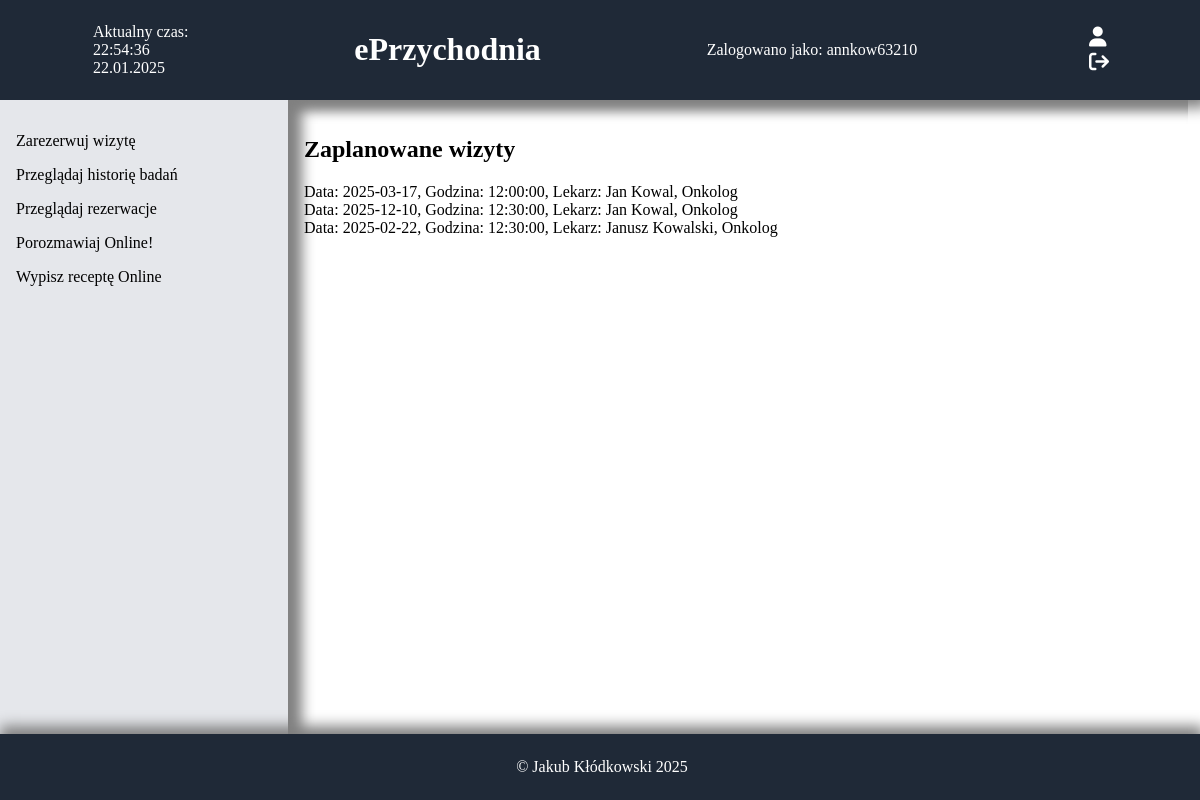
/przegladaj_rezerwacje.php, run on the app's committed database.
### tables this page shows
CREATE TABLE `zalogowani` (
  `login` char(11) DEFAULT NULL,
  `haslo` varchar(100) DEFAULT NULL,
  `kto` varchar(100) DEFAULT NULL
);

CREATE TABLE `rezerwacje` (
  `id_pacjenta` int(10) UNSIGNED DEFAULT NULL,
  `data` date DEFAULT NULL,
  `godzina` time DEFAULT NULL,
  `id_lekarza` int(10) UNSIGNED DEFAULT NULL
);

CREATE TABLE `pracownik` (
  `id_lekarza` int(10) UNSIGNED NOT NULL,
  `Imie` varchar(50) DEFAULT NULL,
  `Nazwisko` varchar(50) DEFAULT NULL,
  `Specjalizacja` varchar(100) DEFAULT NULL,
  `PWZ` varchar(100) DEFAULT NULL,
  `tel` char(9) DEFAULT NULL,
  `email` varchar(100) DEFAULT NULL,
  `stanowisko` varchar(100) NOT NULL,
  `login` char(9) DEFAULT NULL,
  `haslo` varchar(100) DEFAULT NULL
);

### przegladaj_rezerwacje.php (the view, shortened to what this page needs)
<!DOCTYPE html>
<html lang="pl">
<head>
    <link rel="stylesheet" href="https://cdnjs.cloudflare.com/ajax/libs/font-awesome/6.4.2/css/all.min.css">
    <link rel="stylesheet" href="style.css">
</head>
<body>
    <header>
    <div id="data"></div>
        <h1 class="text-xl font-bold text-center flex-1"><a href="index.php">ePrzychodnia</a></h1>
        <?php
            $connect = mysqli_connect("localhost", "root", "", "eprzychodnia");
            $query0 = "SELECT `login` FROM `zalogowani` LIMIT 1";
            $result = mysqli_query($connect, $query0);
            if ($result && mysqli_num_rows($result) > 0) {
                $row = mysqli_fetch_assoc($result);
                $log = $row['login'];
                echo "Zalogowano jako: " . htmlspecialchars($log);
            } else {
                echo "Nie zalogowano.";
            }
        ?>
        <div>
        <form action="zaloguj.php">
    <button class="icon-button"><i class="fa-solid fa-user"></i></button>
</form>
<form action="wyloguj.php">
    <button class="icon-button"><i class="fa fa-sign-out"></i></button>
</form>
<?php
$connect = mysqli_connect("localhost", "root", "", "eprzychodnia");
$query1 = "SELECT `kto` FROM `zalogowani`";
$result1 = mysqli_query($connect, $query1);
if ($row = mysqli_fetch_assoc($result1)) {
    $kto = $row['kto'];
}
?>
    </header>
    <div style="display: flex; flex: 1;">
        <nav>
            <?php
                $connect = mysqli_connect("localhost", "root", "", "eprzychodnia");
                $query0="select * from `zalogowani`";
                $result0=mysqli_query($connect,$query0);
                if(mysqli_num_rows($result0)>0){
                    $query1 = "SELECT `kto` FROM `zalogowani`";
                    $result1 = mysqli_query($connect, $query1);
                    if ($row = mysqli_fetch_assoc($result1)) {
                        $kto = $row['kto'];
                    }
                    $query2="select * from `uprawnienia` where `stanowisko`='".$kto."'";
                    $result2=mysqli_query($connect,$query2);
                    if($row=mysqli_fetch_assoc($result2)){
                        $rezerwuj=$row['rezerwuj'];
                        $przegladaj_historie=$row['przegladaj_historie'];
                        if($rezerwuj==1){
                            echo "<p><a href='rezerwuj.php'>Zarezerwuj wizytę</a></p>";
                        }
                        if($przegladaj_historie==1){
                            echo "<p><a href='historia.php'>Przeglądaj historię badań</a></p>";
                        }
                        if($row['przegladaj_rezerwacje']==1){
                            echo "<p><a href='przegladaj_rezerwacje.php'>Przeglądaj rezerwacje</a></p>";
                        }
                        if($row['ewizyta']==1){
                            echo "<p><a href='chat.php'>Porozmawiaj Online!</a></p>";
                        }
                        if($row['napisz_recepte']==1){
                            echo "<p><a href='zamow_recepte.php'>Wypisz receptę Online</a></p>";
                        }
                    }
                }
            ?>
        </nav>
        <main>
            <div class="index-content">
                <?php
                    $connect = mysqli_connect("localhost", "root", "", "eprzychodnia");
                    $query="select `kto`,`login` from `zalogowani`";
                    $res=mysqli_query($connect,$query);
                    $row=mysqli_fetch_assoc($res);
                    if($row['kto']=="pacjent"){
                        echo "<h2>Zaplanowane wizyty</h2>";
                        $query6 = "SELECT `id_pacjenta` FROM `pacjenci` WHERE `login`='" . $row['login'] . "'";
                        $res6 = mysqli_query($connect, $query6);
                        if ($row3 = mysqli_fetch_assoc($res6)) {
                            $query1 = "SELECT `data`, `godzina`, `imie`, `nazwisko`, `specjalizacja`
                                       FROM `rezerwacje`
                                       INNER JOIN `pracownik` ON `pracownik`.`id_lekarza` = `rezerwacje`.`id_lekarza`
                                       WHERE `id_pacjenta` = " . $row3['id_pacjenta'];
                            $res1 = mysqli_query($connect, $query1);
                            if (mysqli_num_rows($res1) > 0) {
                                while ($row1 = mysqli_fetch_assoc($res1)) {
                                    echo "Data: " . $row1['data'] . ", Godzina: " . $row1['godzina'] . ", Lekarz: " . $row1['imie'] . " " . $row1['nazwisko'] . ", " . $row1['specjalizacja'] . "<br>";
                                }
                            } else {
                                echo "Nie masz zaplanowanych wizyt!";
                            }
                        } else {
                            echo "Błąd: Nie znaleziono pacjenta!";
                        }
                    }
                ?>
            </div>
        </main>
    </div>
    <footer>
        <p>&copy; Jakub Kłódkowski 2025</p>
    </footer>
</body>
</html>

### style.css (style rules this page uses)
body { display: flex; flex-direction: column; height: 100vh; margin: 0; width: 99vw; overflow-x: hidden; }
header { background-color: #1f2937; color: white; padding: 10px; width: 100%; display: flex; justify-content: space-around; align-items: center; text-decoration: none; box-shadow: 0px 8px 13px 0px gray; }
nav { background-color: #e5e7eb; width: 256px; padding: 16px; }
main { flex: 1; padding: 16px; box-shadow: inset 14px 8px 13px 0px gray; }
footer { background-color: #1f2937; color: white; text-align: center; padding: 8px; width: 100%; box-shadow: 0px -8px 13px 0px gray; }
.icon-button { color: white; font-size: 1.25rem; background: none; border: none; cursor: pointer; }
h1>a { text-decoration: none; color: white; }
p>a { text-decoration: none; color: black; }

### data on the page
zalogowani: login "annkow63210"
rezerwacje: data "2025-03-17", godzina "12:00:00", pracownik.Imie "Jan", pracownik.Nazwisko "Kowal", pracownik.Specjalizacja "Onkolog"
rezerwacje: data "2025-12-10", godzina "12:30:00", pracownik.Imie "Jan", pracownik.Nazwisko "Kowal", pracownik.Specjalizacja "Onkolog"
rezerwacje: data "2025-02-22", godzina "12:30:00", pracownik.Imie "Janusz", pracownik.Nazwisko "Kowalski", pracownik.Specjalizacja "Onkolog"
